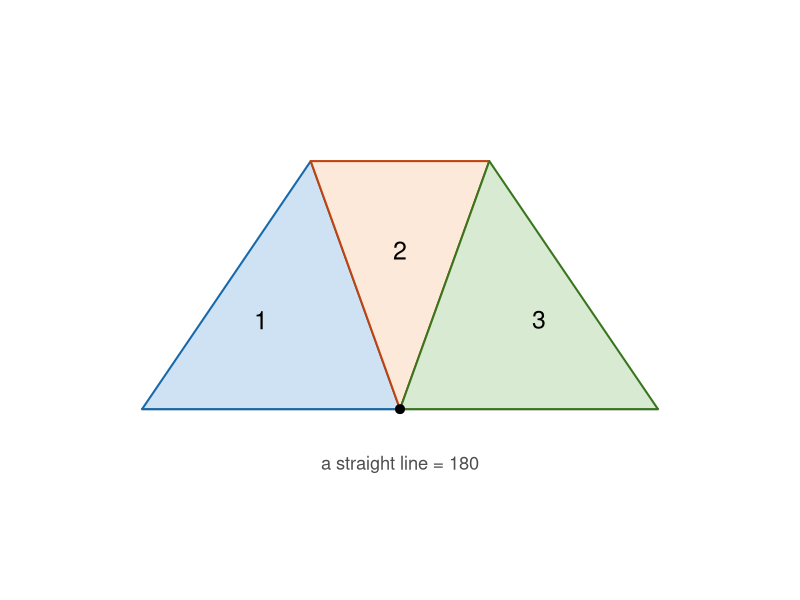
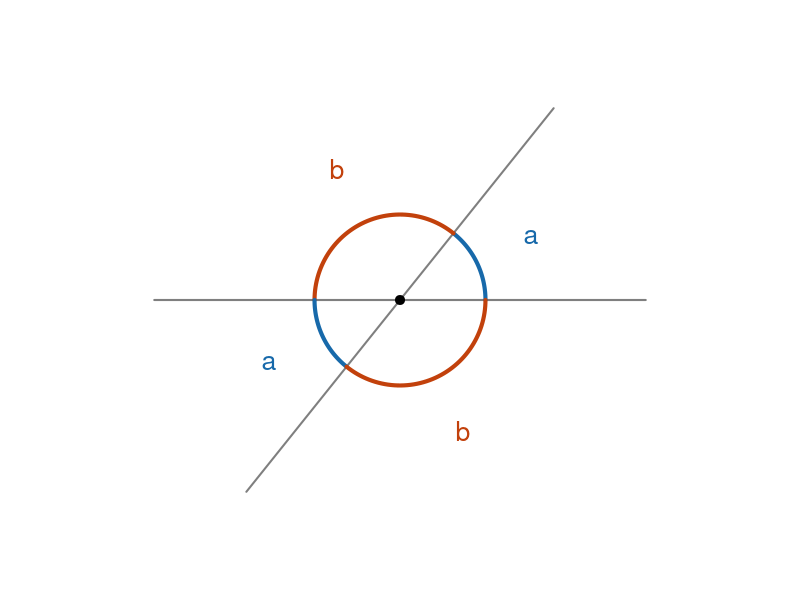
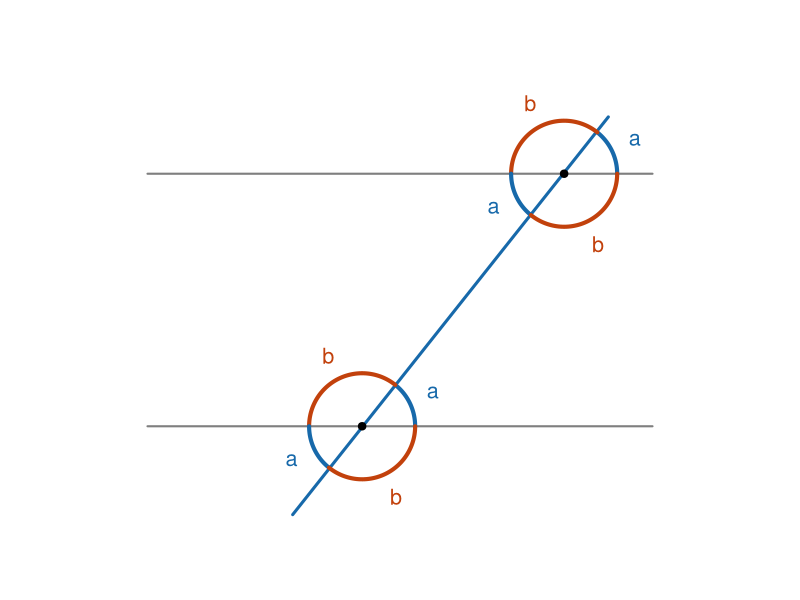
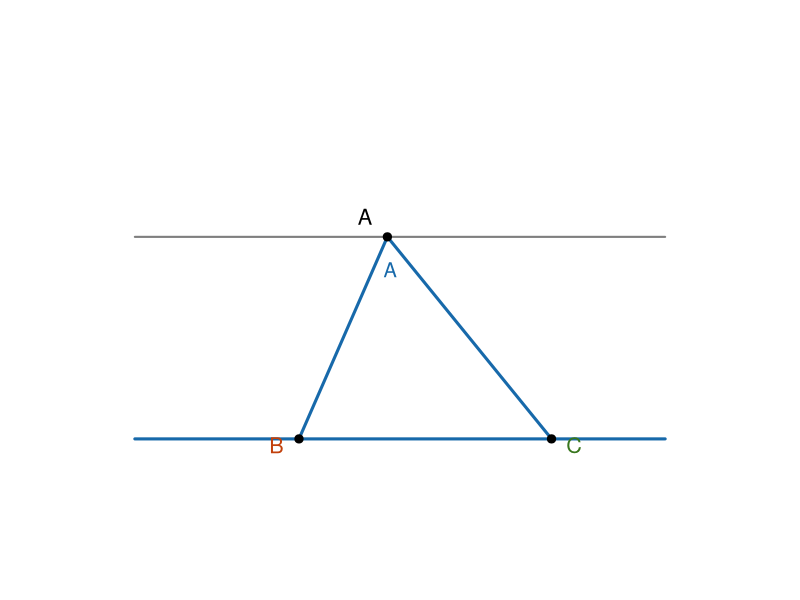
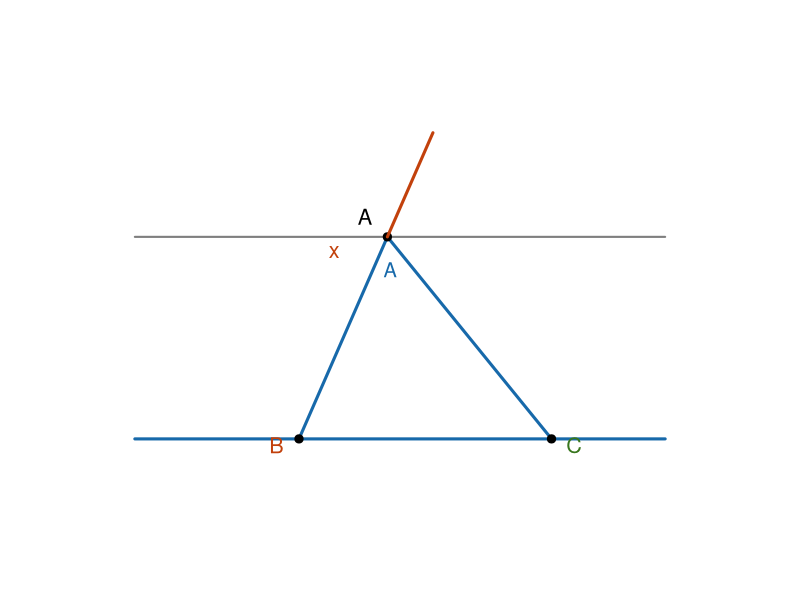
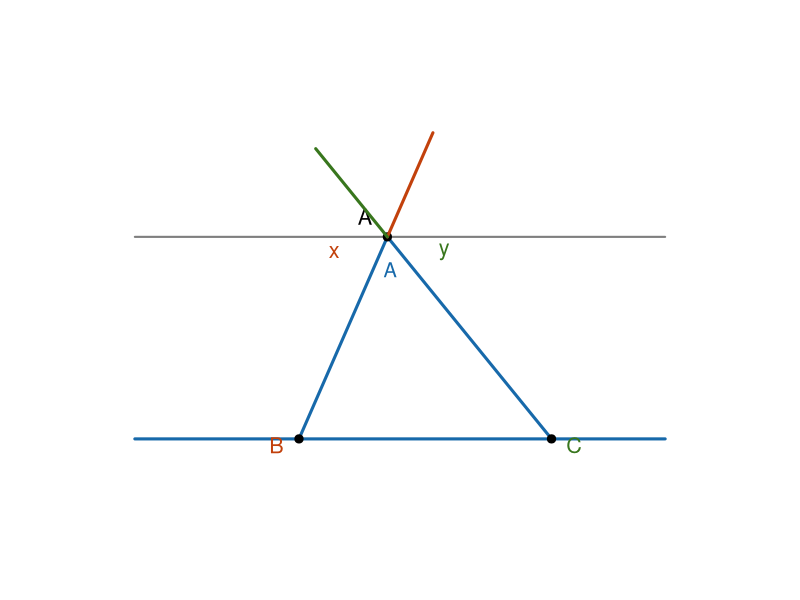
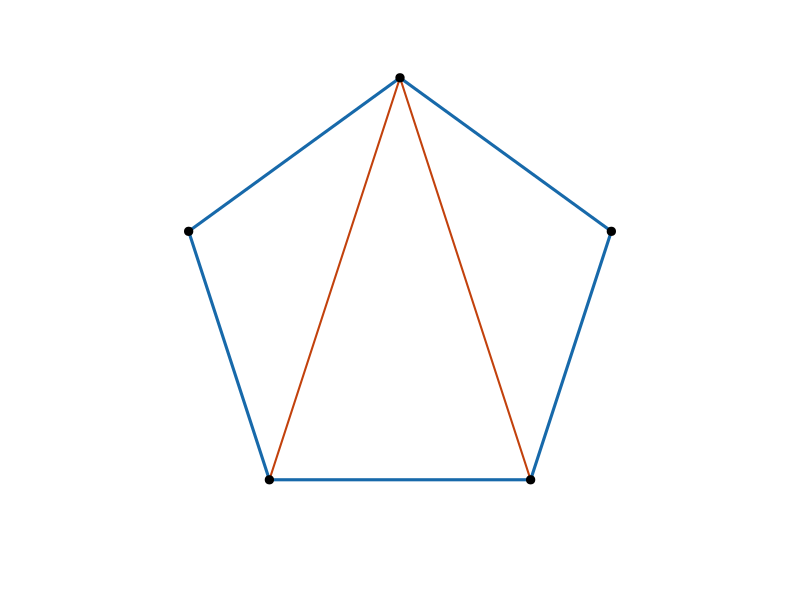
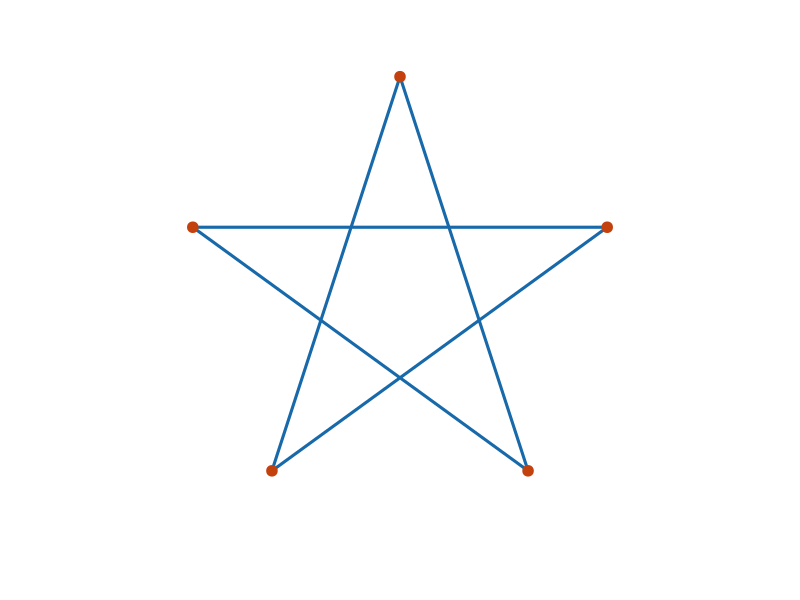

Write the R code that produced these figures, in order.
## ---- chunk 1
knitr::opts_chunk$set(echo = FALSE, fig.align = "center", dev = "png",
                      fig.width = 5, fig.height = 5, dpi = 150)
blue   <- "#1769aa"
orange <- "#c2410c"

# small helper: draw an angle arc at (cx,cy) from a1 to a2 degrees
arc <- function(cx, cy, r, a1, a2, col, lwd = 3) {
  a <- seq(a1, a2, length.out = 60) * pi / 180
  lines(cx + r * cos(a), cy + r * sin(a), col = col, lwd = lwd)
}

# the "Now the proof" figure, built up in three steps:
# 1 = triangle + parallel line through A, extended beyond the triangle
# 2 = + side BA extended beyond A (the transversal for the x/B pair), orange
# 3 = + side CA extended beyond A (the transversal for the y/C pair), green
draw_proof <- function(step) {
  par(mar = c(0,0,0,0), pty = "s")
  A <- c(0.7, 1.6); Bp <- c(0, 0); Cp <- c(2, 0)
  green <- "#38761d"
  plot(NA, xlim = c(-1.4, 3.0), ylim = c(-0.4, 2.6), asp = 1, axes = FALSE,
       xlab = "", ylab = "")
  segments(-1.3, A[2], 2.9, A[2], col = "grey50", lwd = 2)
  segments(-1.3, 0, 2.9, 0, col = blue, lwd = 3)
  segments(A[1], A[2], Bp[1], Bp[2], col = blue, lwd = 3)
  segments(A[1], A[2], Cp[1], Cp[2], col = blue, lwd = 3)
  points(rbind(A, Bp, Cp), pch = 19, cex = 1.1)
  text(A[1] - 0.18, A[2] + 0.16, "A", cex = 1.3)
  text(Bp[1] - 0.18, Bp[2] - 0.05, "B", cex = 1.3, col = orange)
  text(Cp[1] + 0.18, Cp[2] - 0.05, "C", cex = 1.3, col = green)
  if (step >= 2) {
    dirBA <- (A - Bp) / sqrt(sum((A - Bp)^2))
    Aext <- A + 0.9 * dirBA
    segments(A[1], A[2], Aext[1], Aext[2], col = orange, lwd = 3)
    text(A[1] - 0.42, A[2] - 0.12, "x", cex = 1.3, col = orange)
  }
  if (step >= 3) {
    dirCA <- (A - Cp) / sqrt(sum((A - Cp)^2))
    Aext2 <- A + 0.9 * dirCA
    segments(A[1], A[2], Aext2[1], Aext2[2], col = green, lwd = 3)
    text(A[1] + 0.45, A[2] - 0.12, "y", cex = 1.3, col = green)
  }
  text(A[1] + 0.02, A[2] - 0.26, "A", cex = 1.2, col = blue)
}
## ---- chunk 2
par(mar = c(0,0,0,0), pty = "s")
plot(NA, xlim = c(-1.4, 1.4), ylim = c(-0.4, 1.5), asp = 1, axes = FALSE,
     xlab = "", ylab = "")
# straight base line
segments(-1.3, 0, 1.3, 0, col = "grey50", lwd = 2)
# three torn wedges meeting at the origin, filling the half-plane
polygon(c(0, -1.3, -0.45), c(0, 0, 1.25), col = "#cfe2f3", border = blue, lwd = 2)
polygon(c(0, -0.45, 0.45), c(0, 1.25, 1.25), col = "#fde9d9", border = orange, lwd = 2)
polygon(c(0, 0.45, 1.3), c(0, 1.25, 0), col = "#d9ead3", border = "#38761d", lwd = 2)
points(0, 0, pch = 19, cex = 1.2)
text(-0.7, 0.45, "1", cex = 1.5)
text(0, 0.8, "2", cex = 1.5)
text(0.7, 0.45, "3", cex = 1.5)
text(0, -0.28, "a straight line = 180", cex = 1.1, col = "grey30")
## ---- chunk 3
par(mar = c(0,0,0,0), pty = "s")
plot(NA, xlim = c(-1.3, 1.3), ylim = c(-1.3, 1.3), asp = 1, axes = FALSE,
     xlab = "", ylab = "")
th1 <- 0; th2 <- 51.3
seg <- function(deg, len = 1.15) {
  a <- deg * pi / 180
  segments(-len * cos(a), -len * sin(a), len * cos(a), len * sin(a),
           col = "grey50", lwd = 2)
}
seg(th1); seg(th2)
arc(0, 0, 0.4, th1, th2, blue, lwd = 4)
arc(0, 0, 0.4, th2, th1 + 180, orange, lwd = 4)
arc(0, 0, 0.4, th1 + 180, th2 + 180, blue, lwd = 4)
arc(0, 0, 0.4, th2 + 180, th1 + 360, orange, lwd = 4)
lab <- function(mid, txt, col, rr = 0.68) {
  a <- mid * pi / 180
  text(rr * cos(a), rr * sin(a), txt, cex = 1.6, col = col)
}
lab((th1 + th2) / 2, "a", blue)
lab((th2 + th1 + 180) / 2, "b", orange)
lab((th1 + 180 + th2 + 180) / 2, "a", blue)
lab((th2 + 180 + th1 + 360) / 2, "b", orange)
points(0, 0, pch = 19, cex = 1.2)
## ---- chunk 4
par(mar = c(0,0,0,0))
plot(NA, xlim = c(-1.2, 3.2), ylim = c(-0.9, 2.9), asp = 1, axes = FALSE,
     xlab = "", ylab = "")
segments(-1, 2, 3, 2, col = "grey50", lwd = 2)
segments(-1, 0, 3, 0, col = "grey50", lwd = 2)
B <- c(0.7, 0); T <- c(2.3, 2)
segments(B[1] - 0.55, B[2] - 0.7, T[1] + 0.35, T[2] + 0.45, col = blue, lwd = 3)
th1 <- 0; th2 <- 51.3; r <- 0.42
draw4 <- function(pt) {
  arc(pt[1], pt[2], r, th1, th2, blue, lwd = 4)
  arc(pt[1], pt[2], r, th2, th1 + 180, orange, lwd = 4)
  arc(pt[1], pt[2], r, th1 + 180, th2 + 180, blue, lwd = 4)
  arc(pt[1], pt[2], r, th2 + 180, th1 + 360, orange, lwd = 4)
  points(pt[1], pt[2], pch = 19)
}
draw4(T); draw4(B)
lab <- function(pt, mid, txt, col, rr = 0.62) {
  a <- mid * pi / 180
  text(pt[1] + rr * cos(a), pt[2] + rr * sin(a), txt, cex = 1.3, col = col)
}
lab(T, (th1 + th2) / 2, "a", blue)
lab(T, (th2 + th1 + 180) / 2, "b", orange)
lab(T, (th1 + 180 + th2 + 180) / 2, "a", blue)
lab(T, (th2 + 180 + th1 + 360) / 2, "b", orange)
lab(B, (th1 + th2) / 2, "a", blue)
lab(B, (th2 + th1 + 180) / 2, "b", orange)
lab(B, (th1 + 180 + th2 + 180) / 2, "a", blue)
lab(B, (th2 + 180 + th1 + 360) / 2, "b", orange)
## ---- chunk 5
draw_proof(1)
## ---- chunk 6
draw_proof(2)
## ---- chunk 7
draw_proof(3)
## ---- chunk 8
par(mar = c(0,0,0,0), pty = "s")
k <- 0:4
th <- (90 + 72 * k) * pi / 180
px <- cos(th); py <- sin(th)
plot(NA, xlim = c(-1.25, 1.25), ylim = c(-1.25, 1.25), asp = 1, axes = FALSE,
     xlab = "", ylab = "")
polygon(px, py, border = blue, lwd = 3)
# diagonals from vertex 1 splitting into 3 triangles
segments(px[1], py[1], px[3], py[3], col = orange, lwd = 2)
segments(px[1], py[1], px[4], py[4], col = orange, lwd = 2)
points(px, py, pch = 19, cex = 1.1)
## ---- chunk 9
par(mar = c(0,0,0,0), pty = "s")
k <- 0:4
th <- (90 + 72 * k) * pi / 180
px <- cos(th); py <- sin(th)
ord <- c(1, 3, 5, 2, 4, 1)
plot(NA, xlim = c(-1.25, 1.25), ylim = c(-1.3, 1.25), asp = 1, axes = FALSE,
     xlab = "", ylab = "")
polygon(px[ord], py[ord], border = blue, lwd = 3)
points(px, py, pch = 19, cex = 1.4, col = orange)
